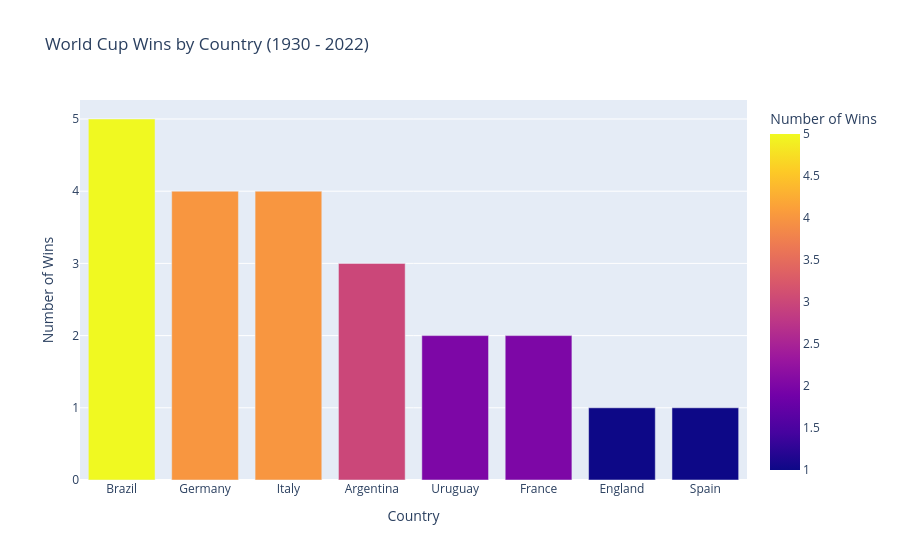

Notebook cell for this chart:
### Code cell
# count number of wins per country across all editions
world_cup_wins = wc_all_editions_clean_df.groupby('champion').size().sort_values(ascending=False).reset_index(name='Wins')

# plot on bar chart
world_cup_wins_plot = px.bar(world_cup_wins, x='champion', y='Wins', title='World Cup Wins by Country (1930 - 2022)', labels={'champion': 'Country', 'Wins': 'Number of Wins'}, color='Wins')

# print("Total World Cup Wins:", world_cup_wins['Wins'].sum())
# print("Total of World Cup Tournaments:", wc_all_editions_clean_df.shape[0])
# display(world_cup_wins)
world_cup_wins_plot.show(config=config)

world_cup_wins_plot.write_html(f"{FINAL_PLOT_DIR}/world_cup_wins.html")

### Figure 1 — Plotly figure (JSON) as saved in the notebook; plotly's stock layout.template omitted (floating-point values rounded to 4 significant figures)
{"data": [{"hovertemplate": "Country=%{x}<br>Number of Wins=%{marker.color}<extra></extra>", "legendgroup": "", "marker": {"color": [5, 4, 4, 3, 2, 2, 1, 1], "coloraxis": "coloraxis", "pattern": {"shape": ""}}, "name": "", "orientation": "v", "showlegend": false, "textposition": "auto", "type": "bar", "x": ["Brazil", "Germany", "Italy", "Argentina", "Uruguay", "France", "England", "Spain"], "xaxis": "x", "y": [5, 4, 4, 3, 2, 2, 1, 1], "yaxis": "y"}], "layout": {"barmode": "relative", "coloraxis": {"colorbar": {"title": {"text": "Number of Wins"}}, "colorscale": [[0, "#0d0887"], [0.1111, "#46039f"], [0.2222, "#7201a8"], [0.3333, "#9c179e"], [0.4444, "#bd3786"], [0.5556, "#d8576b"], [0.6667, "#ed7953"], [0.7778, "#fb9f3a"], [0.8889, "#fdca26"], [1, "#f0f921"]]}, "legend": {"tracegroupgap": 0}, "title": {"text": "World Cup Wins by Country (1930 - 2022)"}, "xaxis": {"anchor": "y", "domain": [0, 1], "title": {"text": "Country"}}, "yaxis": {"anchor": "x", "domain": [0, 1], "title": {"text": "Number of Wins"}}}}
